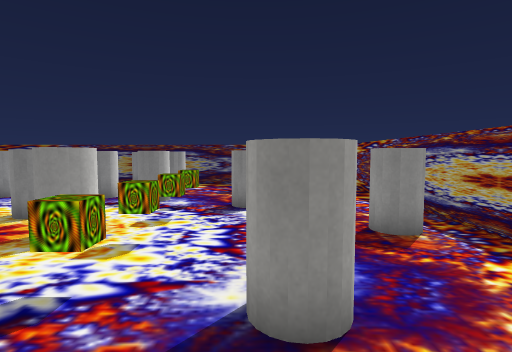
view 1 (above)

18 first-person views from a walk through a Unity game level. The camera is 1.5 m above the floor, tilts 4° down and sees 80° across. The floor is counted in squares, 1 m on a side. Each view is taken from the middle of a square. On the plan, view 1 faces up. The plan holds only what a view shows up to about 15 squares ahead; the rest is blank. The player character is not drawn. Some surface patterns are stand-ins.

view 2
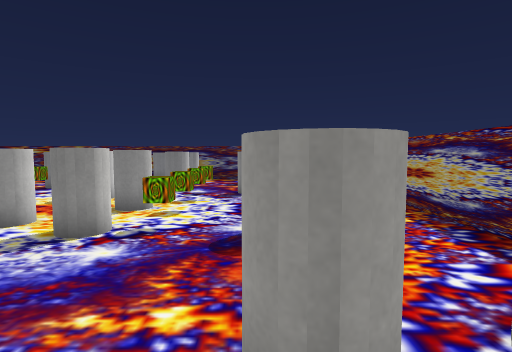

view 3
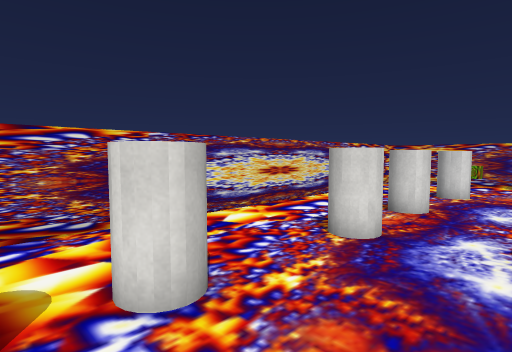

view 4
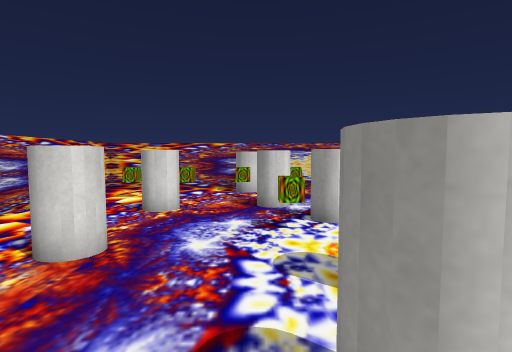

view 5
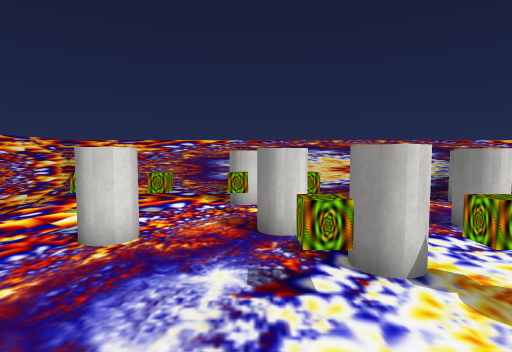

view 6
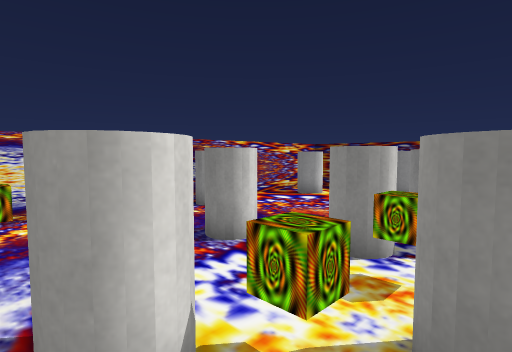

view 7
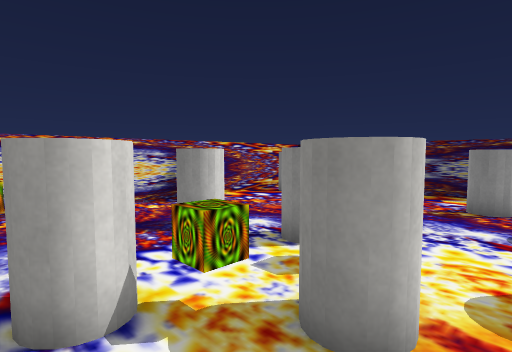

view 8
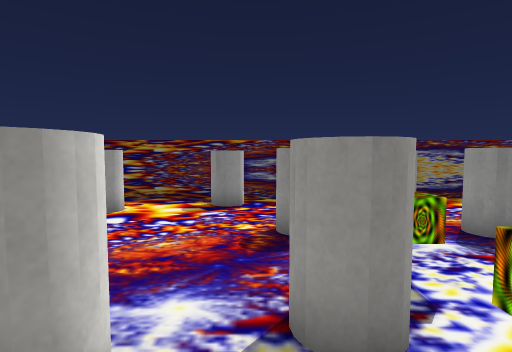

view 9
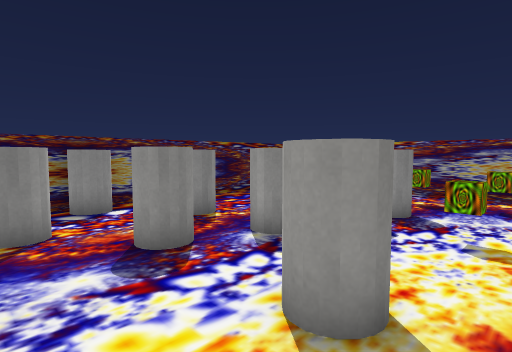

view 10
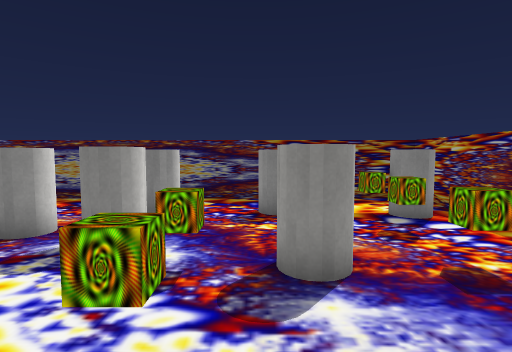

view 11
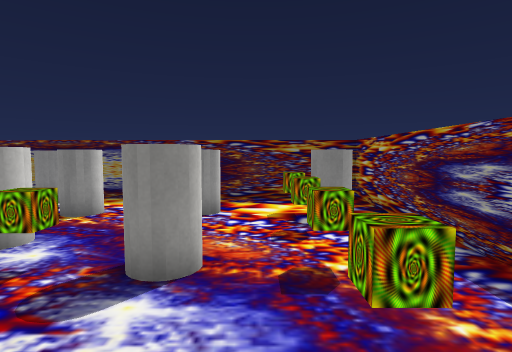

view 12
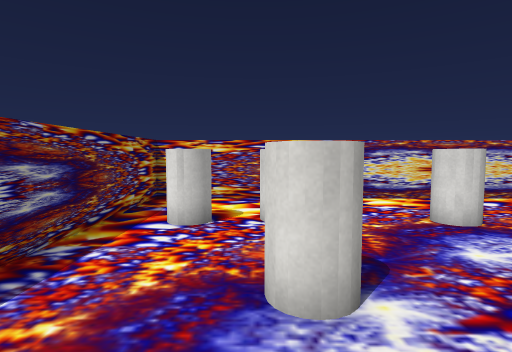

view 13
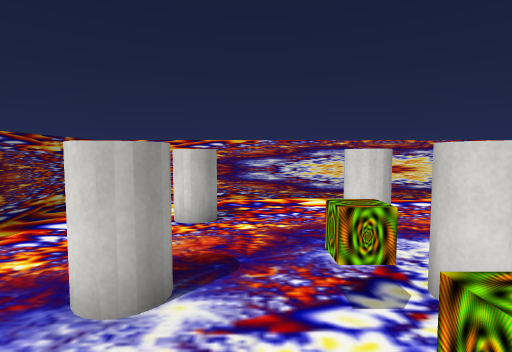

view 14
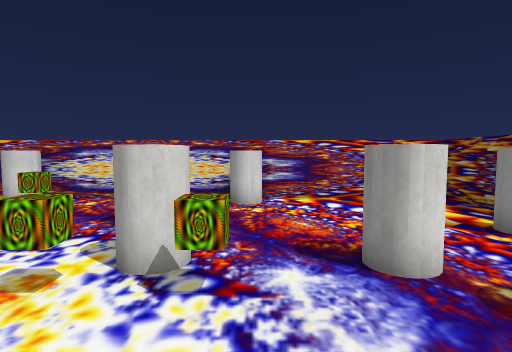

view 15
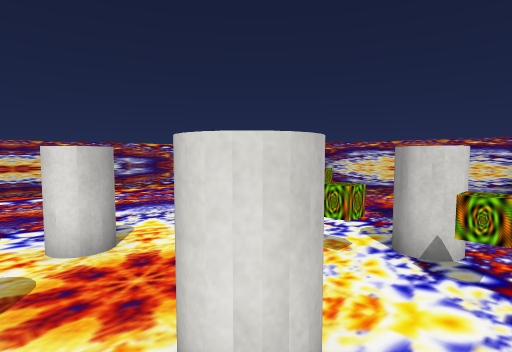

view 16
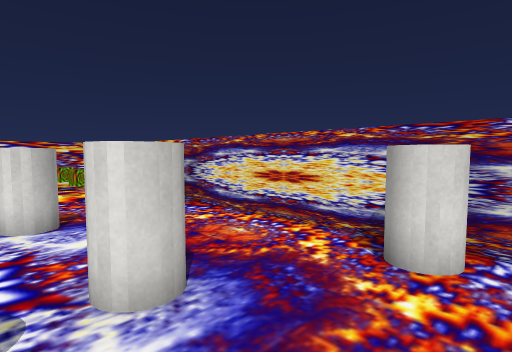

view 17
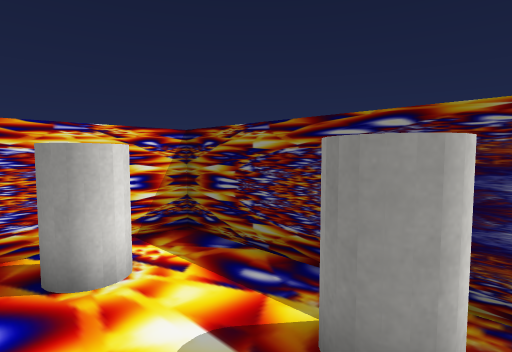

view 18
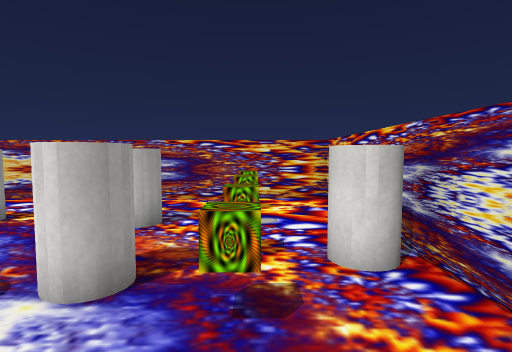

### Floor plan
Key: @ floor where view 1 was taken; # wall or solid block; x gap in a wall; . floor; O other object.
Columns run from 16 left of view 1 to 5 right of it. Each row starts with its distance up from view 1.
 16 ######################
 15 #....x....##.........#
 14 #....#...............#
 13 #.#......#..##..#.O#.#
 12 #....................#
 11 #......#..##......O..#
 10 #............#.......#
  9 ##......O.....Ox#.O..#
  8 ##.....#O.##.........#
  7 #....#.#O.##..O...O..#
  6 #........#.. #....##.#
  5 #.......O#..##O......#
  4 #......#O..#.........#
  3 #..O.#.#O..#x#O.#....#
  2 ##xO.................#
  1 ##.O.................#
  0 #..O............@....#
 -1 #..O..#..#..##..#xx#.#
 -2 #..O.................#
 -3 #..O............... .#
 -4 #.................. .#
 -5 ######################

Where each view was taken, in squares from view 1:
view 1: 0 up, 0 right, facing up
view 2: 3 down, 0 right, facing up
view 3: 2 up, 2 right, facing down-left
view 4: 2 up, 2 left, facing left
view 5: 2 up, 5 left, facing left
view 6: 3 up, 7 left, facing up-left
view 7: 3 up, 6 left, facing up-left
view 8: 5 up, 10 left, facing up
view 9: 6 up, 8 left, facing up-right
view 10: 5 up, 1 left, facing up
view 11: 5 up, 1 right, facing up
view 12: 6 up, 1 right, facing down
view 13: 6 up, 1 left, facing down
view 14: 9 up, 5 left, facing left
view 15: 9 up, 4 left, facing down-left
view 16: 10 up, 10 left, facing down-left
view 17: 12 up, 10 left, facing up-left
view 18: 6 up, 13 left, facing down
